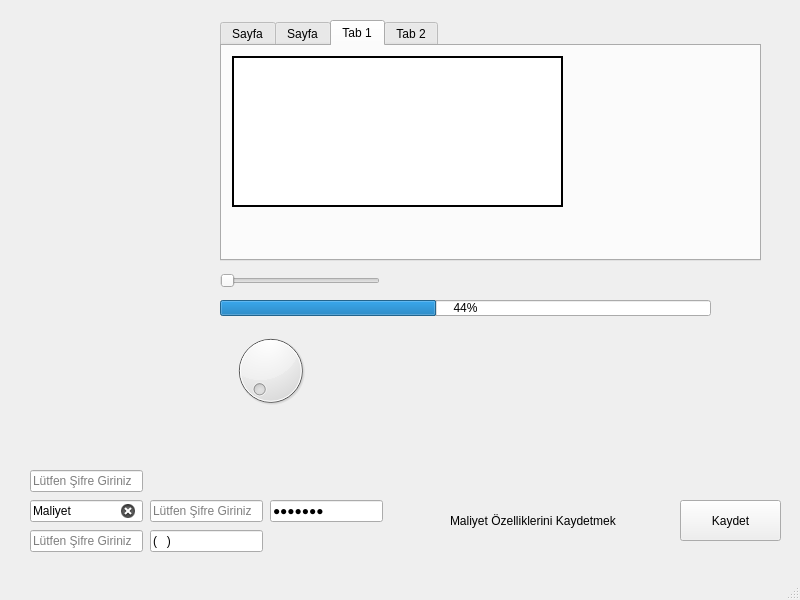
<?xml version="1.0" encoding="UTF-8"?>
<ui version="4.0">
 <class>MainWindow</class>
 <widget class="QMainWindow" name="MainWindow">
  <property name="geometry">
   <rect>
    <x>0</x>
    <y>0</y>
    <width>800</width>
    <height>600</height>
   </rect>
  </property>
  <property name="windowTitle">
   <string>MainWindow</string>
  </property>
  <widget class="QWidget" name="centralwidget">
   <widget class="QPushButton" name="btnKaydet">
    <property name="geometry">
     <rect>
      <x>680</x>
      <y>500</y>
      <width>101</width>
      <height>41</height>
     </rect>
    </property>
    <property name="font">
     <font>
      <family>Arial</family>
      <bold>false</bold>
      <strikeout>false</strikeout>
      <kerning>true</kerning>
     </font>
    </property>
    <property name="toolTip">
     <string>Varolan Maliyet Verilerini Kaydeder.</string>
    </property>
    <property name="text">
     <string>Kaydet</string>
    </property>
   </widget>
   <widget class="QLabel" name="labelKaydet">
    <property name="geometry">
     <rect>
      <x>450</x>
      <y>510</y>
      <width>221</width>
      <height>21</height>
     </rect>
    </property>
    <property name="text">
     <string>Maliyet Özelliklerini Kaydetmek</string>
    </property>
   </widget>
   <widget class="QLineEdit" name="lineEditKaydet">
    <property name="enabled">
     <bool>true</bool>
    </property>
    <property name="geometry">
     <rect>
      <x>30</x>
      <y>500</y>
      <width>113</width>
      <height>22</height>
     </rect>
    </property>
    <property name="text">
     <string>Maliyet</string>
    </property>
    <property name="clearButtonEnabled">
     <bool>true</bool>
    </property>
   </widget>
   <widget class="QLineEdit" name="lineEditKaydet_2">
    <property name="geometry">
     <rect>
      <x>150</x>
      <y>500</y>
      <width>113</width>
      <height>22</height>
     </rect>
    </property>
    <property name="text">
     <string/>
    </property>
    <property name="readOnly">
     <bool>false</bool>
    </property>
    <property name="placeholderText">
     <string>Lütfen Şifre Giriniz</string>
    </property>
   </widget>
   <widget class="QLineEdit" name="lineEditKaydet_3">
    <property name="geometry">
     <rect>
      <x>270</x>
      <y>500</y>
      <width>113</width>
      <height>22</height>
     </rect>
    </property>
    <property name="text">
     <string>Maliyet</string>
    </property>
    <property name="echoMode">
     <enum>QLineEdit::Password</enum>
    </property>
   </widget>
   <widget class="QLineEdit" name="lineEditKaydet_4">
    <property name="geometry">
     <rect>
      <x>150</x>
      <y>530</y>
      <width>113</width>
      <height>22</height>
     </rect>
    </property>
    <property name="inputMask">
     <string>(999)999 99 99</string>
    </property>
    <property name="text">
     <string>()  </string>
    </property>
    <property name="readOnly">
     <bool>false</bool>
    </property>
    <property name="placeholderText">
     <string>Lütfen Şifre Giriniz</string>
    </property>
   </widget>
   <widget class="QLineEdit" name="lineEditKaydet_5">
    <property name="geometry">
     <rect>
      <x>30</x>
      <y>470</y>
      <width>113</width>
      <height>22</height>
     </rect>
    </property>
    <property name="inputMask">
     <string>AAAAA</string>
    </property>
    <property name="text">
     <string/>
    </property>
    <property name="readOnly">
     <bool>false</bool>
    </property>
    <property name="placeholderText">
     <string>Lütfen Şifre Giriniz</string>
    </property>
   </widget>
   <widget class="QLineEdit" name="lineEditKaydet_6">
    <property name="geometry">
     <rect>
      <x>30</x>
      <y>530</y>
      <width>113</width>
      <height>22</height>
     </rect>
    </property>
    <property name="inputMask">
     <string>NNN</string>
    </property>
    <property name="text">
     <string/>
    </property>
    <property name="readOnly">
     <bool>false</bool>
    </property>
    <property name="placeholderText">
     <string>Lütfen Şifre Giriniz</string>
    </property>
   </widget>
   <widget class="QTabWidget" name="tabWidget">
    <property name="geometry">
     <rect>
      <x>220</x>
      <y>20</y>
      <width>541</width>
      <height>241</height>
     </rect>
    </property>
    <property name="currentIndex">
     <number>2</number>
    </property>
    <widget class="QWidget" name="tab_4">
     <attribute name="title">
      <string>Sayfa</string>
     </attribute>
     <widget class="QComboBox" name="comboBox">
      <property name="geometry">
       <rect>
        <x>10</x>
        <y>10</y>
        <width>181</width>
        <height>22</height>
       </rect>
      </property>
      <property name="currentIndex">
       <number>-1</number>
      </property>
      <item>
       <property name="text">
        <string>Adana</string>
       </property>
      </item>
      <item>
       <property name="text">
        <string>Adıyaman</string>
       </property>
      </item>
      <item>
       <property name="text">
        <string>Afyon</string>
       </property>
      </item>
     </widget>
     <widget class="QCheckBox" name="checkBox">
      <property name="geometry">
       <rect>
        <x>10</x>
        <y>40</y>
        <width>181</width>
        <height>20</height>
       </rect>
      </property>
      <property name="text">
       <string>Ambalaj Dahil</string>
      </property>
     </widget>
     <widget class="QSpinBox" name="spinBox">
      <property name="geometry">
       <rect>
        <x>10</x>
        <y>70</y>
        <width>42</width>
        <height>22</height>
       </rect>
      </property>
      <property name="suffix">
       <string> TL</string>
      </property>
      <property name="singleStep">
       <number>15</number>
      </property>
     </widget>
    </widget>
    <widget class="QWidget" name="tab_3">
     <attribute name="title">
      <string>Sayfa</string>
     </attribute>
     <widget class="QListWidget" name="listWidget">
      <property name="geometry">
       <rect>
        <x>10</x>
        <y>10</y>
        <width>256</width>
        <height>192</height>
       </rect>
      </property>
      <property name="sortingEnabled">
       <bool>true</bool>
      </property>
      <item>
       <property name="text">
        <string>İStanbul</string>
       </property>
      </item>
      <item>
       <property name="text">
        <string>Ankara</string>
       </property>
      </item>
      <item>
       <property name="text">
        <string>İzmir</string>
       </property>
      </item>
     </widget>
    </widget>
    <widget class="QWidget" name="tab">
     <attribute name="title">
      <string>Tab 1</string>
     </attribute>
     <widget class="QTextEdit" name="textEdit">
      <property name="geometry">
       <rect>
        <x>10</x>
        <y>10</y>
        <width>331</width>
        <height>151</height>
       </rect>
      </property>
      <property name="frameShape">
       <enum>QFrame::WinPanel</enum>
      </property>
      <property name="frameShadow">
       <enum>QFrame::Plain</enum>
      </property>
     </widget>
    </widget>
    <widget class="QWidget" name="tab_2">
     <attribute name="title">
      <string>Tab 2</string>
     </attribute>
    </widget>
   </widget>
   <widget class="QSlider" name="horizontalSlider">
    <property name="geometry">
     <rect>
      <x>220</x>
      <y>270</y>
      <width>160</width>
      <height>22</height>
     </rect>
    </property>
    <property name="orientation">
     <enum>Qt::Horizontal</enum>
    </property>
   </widget>
   <widget class="QProgressBar" name="progressBar">
    <property name="geometry">
     <rect>
      <x>220</x>
      <y>300</y>
      <width>491</width>
      <height>16</height>
     </rect>
    </property>
    <property name="value">
     <number>44</number>
    </property>
   </widget>
   <widget class="QDial" name="dial">
    <property name="geometry">
     <rect>
      <x>220</x>
      <y>330</y>
      <width>101</width>
      <height>81</height>
     </rect>
    </property>
   </widget>
  </widget>
  <widget class="QMenuBar" name="menubar">
   <property name="geometry">
    <rect>
     <x>0</x>
     <y>0</y>
     <width>800</width>
     <height>22</height>
    </rect>
   </property>
  </widget>
  <widget class="QStatusBar" name="statusbar"/>
 </widget>
 <resources/>
 <connections>
  <connection>
   <sender>horizontalSlider</sender>
   <signal>valueChanged(int)</signal>
   <receiver>progressBar</receiver>
   <slot>setValue(int)</slot>
   <hints>
    <hint type="sourcelabel">
     <x>326</x>
     <y>295</y>
    </hint>
    <hint type="destinationlabel">
     <x>335</x>
     <y>327</y>
    </hint>
   </hints>
  </connection>
  <connection>
   <sender>dial</sender>
   <signal>valueChanged(int)</signal>
   <receiver>progressBar</receiver>
   <slot>setValue(int)</slot>
   <hints>
    <hint type="sourcelabel">
     <x>281</x>
     <y>393</y>
    </hint>
    <hint type="destinationlabel">
     <x>507</x>
     <y>335</y>
    </hint>
   </hints>
  </connection>
 </connections>
</ui>
